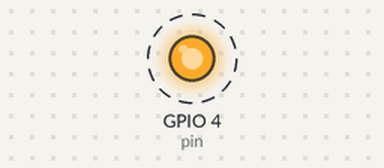
A program run on a simulated Raspberry Pi (BCM pin numbers). On the bench: output pins drawn as LEDs (lit = HIGH). Dashed ring = blinking. What the program prints to the terminal is not drawn.

Above: at 0.5 s.
Timing chart, 0 to 4.6 s (numbered marks = the images above):
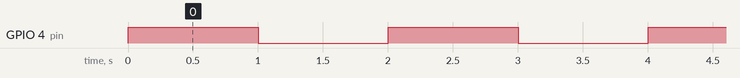

The program:

ledTest.py
```python
# Loop a program which flashes an LED on GPIO4 for second on and a
# second off. The heavy lifting is done by the GPIOUtil.py script.

import GPIOUtil
from time import sleep
while True:
	print GPIOUtil.turnOn()
	sleep(1)
	print GPIOUtil.turnOff()
	sleep(1)
```

GPIOUtil.py
```python
# Script to break the functionality of setting and reading
# GPIO pins into functions.

import RPi.GPIO as GPIO

def turnOn():
	# Set GPIO4 high
	pin=4
	GPIO.setmode(GPIO.BCM)
	GPIO.setup(pin, GPIO.OUT)
    	GPIO.output(pin, True)
	return

def turnOff():
	# Set GPIO4 Low
	pin = 4
	GPIO.setmode(GPIO.BCM)
        GPIO.setup(pin, GPIO.OUT)
	GPIO.output(pin, False)
	return

def isOn():
	# Read the state of the button on GPIO17 and return the state
        # as a boolean value
	pin=17
	GPIO.setmode(GPIO.BCM)
	GPIO.setup(pin, GPIO.IN)
	if(GPIO.input(pin)):
		return True
	else:
		return False
```

Measured:
- by itself, GPIO 4 (pin): alternates HIGH for 1.0 s and LOW for 1.0 s
